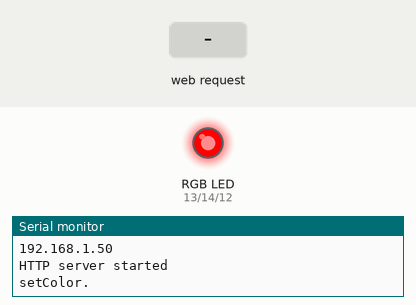
Recording of a sketch running on a simulated ESP8266 (NodeMCU). Parts: an RGB LED mixed from three pins (HIGH = lit), the last lines printed to the serial monitor. The test bench sets the inputs (shaded band). WiFi joins after 1.5 s; servers stay silent unless stated.

Above: at 2.7 s.
2.8 s: HTTP request GET /blueup received
At 3.4 s:
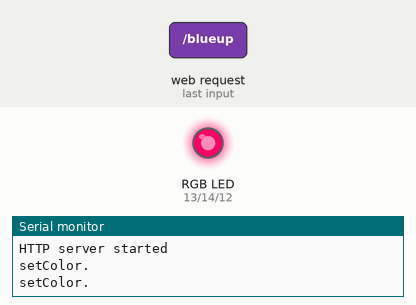
4.3 s: HTTP request GET /greenup received
At 4.6 s:
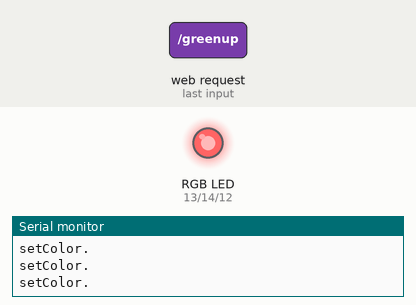
5.8 s: HTTP request GET /bluedown received
At 6.9 s:
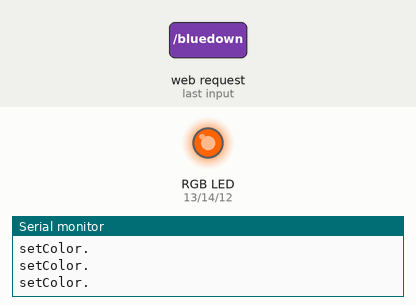
7.3 s: HTTP request GET /presetblue received
At 8.0 s:
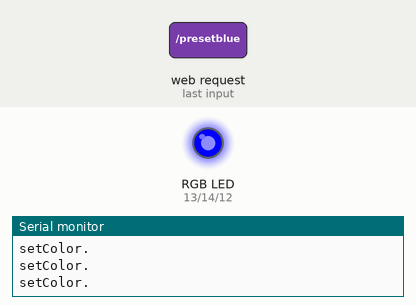
8.8 s: HTTP request GET /redup received
At 9.1 s:
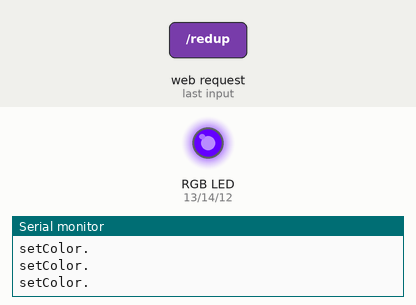
10.3 s: HTTP request GET /presetred received
At 11.5 s:
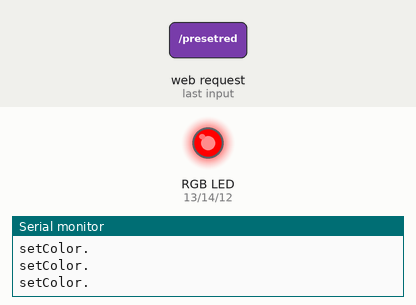
Timing chart, 0 to 12.8 s (numbered marks = the images above; inputs shaded):
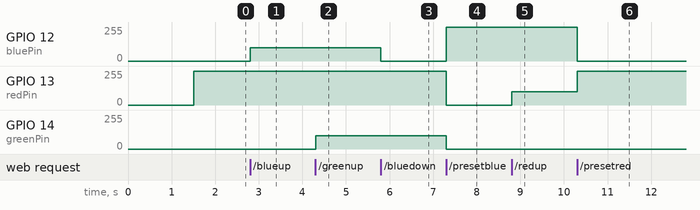

The sketch:

blinken-v1-ArduinoCode.ino
```cpp
#include <ESP8266WiFi.h>
#include <ESP8266WiFi.h>
#include <WiFiClient.h>
#include <ESP8266WebServer.h>

#define ledPin 0
#define redPin 13
#define greenPin 14
#define bluePin 12
#define MAXADC 1023

int value = 0;
int i;
int red = 0;
int green = 0;
int blue = 0;

const char* html = "<html>\
  <head>\
    <meta http-equiv='refresh' content='5'/>\
    <meta name='viewport' content='width=device-width, initial-scale=1'>\
    <title>OSH Park Blinkenbox</title>\
    <link rel=\"stylesheet\" type=\"text/css\" href=\"http://192.155.84.92/blinken.css\">\
  </head>\
<body>\
<div class='content'>BlinkenBox Control System Deluxe 3000X<br /><br />\
<form action='/redup'><button type='submit' align='center' value='/redup' class='triangle-up-red wide'></button></form>\
<form action='/greenup'><button type='submit' align='center' class='triangle-up-green wide'></button></form>\
<form action='/blueup'><button type='submit' align='center' class='triangle-up-blue wide'></button></form><br><br>\
<form action='/reddown'><button type='submit' align='center' class='triangle-down-red wide'></button></form>\
<form action='/greendown'><button type='submit' align='center' class='triangle-down-green wide'></button></form>\
<form action='/bluedown'><button type='submit' align='center' class='triangle-down-blue wide'></button></form><br><br><br><br>\
<div class='button-wrapper'>\
<form action='/presetblue'><button type='submit' align='center' class='round-button-blue wide'></button></form>\
<form action='/presetred'><button type='submit' align='center' class='round-button-red wide'></button></form>\
<form action='/presetgreen'><button type='submit' align='center' class='round-button-green wide'></button></form></div>\
<div class='button-wrapper'>\
<form action='/presetaqua'><button type='submit' align='center' class='round-button-aqua wide'></button></form>\
<form action='/presetpurple'><button type='submit' align='center' class='round-button-purple wide'></button></form>\
<form action='/presetyellow'><button type='submit' align='center' class='round-button-yellow wide'></button></form>\
</div>\
<div style='clear:both;'></div>\
</div>\
</body>\
</html>";

const char* ssid     = "HOME-3842";
const char* password = "B18DF2225F96F92C";
//const char* ssid       = "YourHotSpotName";
//const char* password   = "YourHotSpotPassword";
ESP8266WebServer server(80);

const char* host = "www.adafruit.com";

void handle_root() {
  server.send(200, "text/html", html);
  delay(100);
}

void setup() {

  Serial.begin(115200);
  delay(10);

  connect_to_wifi();

  server.on("/", handle_root);

  server.on("/redup", upRed);
  server.on("/blueup", upBlue);
  server.on("/greenup", upGreen);
  server.on("/reddown", dnRed);
  server.on("/bluedown", dnBlue);
  server.on("/greendown", dnGreen);

  server.on("/presetred", [](){ setColor(MAXADC, 0, 0);server.send(200, "text/html", html);delay(100);});
  server.on("/presetblue", [](){ setColor(0, 0, MAXADC);server.send(200, "text/html", html);delay(100);});
  server.on("/presetgreen", [](){ setColor(0, MAXADC, 0);server.send(200, "text/html", html);delay(100);});
  server.on("/presetaqua", [](){ setColor(0, MAXADC, MAXADC);server.send(200, "text/html", html);delay(100);});
  server.on("/presetyellow", [](){ setColor(700, 300, 0);server.send(200, "text/html", html);delay(100);});
  server.on("/presetpurple", [](){ setColor(400, 0, 500);server.send(200, "text/html", html);delay(100);});

  server.begin();
  Serial.println("HTTP server started");

  pinMode(greenPin, OUTPUT);
  pinMode(bluePin, OUTPUT);
  pinMode(redPin, OUTPUT);


  setColor(MAXADC,0,0);
}

void loop() {
  server.handleClient();
}

void upRed(void) {
  if (red <= 920) red += 100;
  setColor(red, green, blue);
  server.send(200, "text/html", html);
  delay(100);
}

void upGreen(void) {
  if (green <= 920) green += 100;
  setColor(red, green, blue);
  server.send(200, "text/html", html);
  delay(100);
}

void upBlue(void) {
  if (blue <= 920) blue += 100;
  setColor(red, green, blue);
  server.send(200, "text/html", html);
  delay(100);
}

void dnRed(void) {
  if (red >=100 ) red -= 100;
  setColor(red, green, blue);
  server.send(200, "text/html", html);
  delay(100);
}

void dnBlue(void) {
  if (blue >=100 ) blue -= 100;
  setColor(red, green, blue);
  server.send(200, "text/html", html);
  delay(100);
}

void dnGreen(void) {
  if (green >=100 ) green -= 100;
  setColor(red, green, blue);
  server.send(200, "text/html", html);
  delay(100);
}

void setColor(int setred, int setgreen, int setblue)
{
  red = setred;
  green = setgreen;
  blue = setblue;

  Serial.println("setColor.");
  #ifdef COMMON_ANODE
    red = MAXADC - red;
    green = MAXADC - green;
    blue = MAXADC - blue;
  #endif
  analogWrite(redPin, red);
  analogWrite(greenPin, green);
  analogWrite(bluePin, blue);
}

// Connect to the Wifi
void connect_to_wifi() {
    // We start by connecting to a WiFi network

  Serial.println();
  Serial.println();
  Serial.print("Connecting to ");
  Serial.println(ssid);

  WiFi.begin(ssid,password);

  while (WiFi.status() != WL_CONNECTED) {
    delay(500);
    Serial.print(".");
  }

  Serial.println("");
  Serial.println("WiFi connected");
  Serial.println("IP address: ");
  Serial.println(WiFi.localIP());

}

//  Simple HTTP get webclient test
void adafruit_wifi_test() {

  delay(5000);
  ++value;

  Serial.print("connecting to ");
  Serial.println(host);

  // Use WiFiClient class to create TCP connections
  WiFiClient client;
  const int httpPort = 80;
  if (!client.connect(host, httpPort)) {
    Serial.println("connection failed");
    return;
  }

  // We now create a URI for the request
  String url = "/testwifi/index.html";
  Serial.print("Requesting URL: ");
  Serial.println(url);

  // This will send the request to the server
  client.print(String("GET ") + url + " HTTP/1.1\r\n" +
               "Host: " + host + "\r\n" +
               "Connection: close\r\n\r\n");
  delay(10);

  // Read all the lines of the reply from server and print them to Serial
  while(client.available()){
    String line = client.readStringUntil('\r');
    Serial.print(line);
  }

  Serial.println();
  Serial.println("closing connection");
}
```

Measured:
- after the input at 2.8 s, GPIO 12 (bluePin): 0/255 → 100/255 at once
- after the input at 4.3 s, GPIO 14 (greenPin): 0/255 → 100/255 at once
- after the input at 5.8 s, GPIO 12 (bluePin): 100/255 → 0/255 at once
- after the input at 7.3 s, GPIO 12 (bluePin): 0/255 → 255/255 at once; GPIO 13 (redPin): 255/255 → 0/255 at once; GPIO 14 (greenPin): 100/255 → 0/255 at once
- after the input at 8.8 s, GPIO 13 (redPin): 0/255 → 100/255 at once
- after the input at 10.3 s, GPIO 12 (bluePin): 255/255 → 0/255 at once; GPIO 13 (redPin): 100/255 → 255/255 at once
